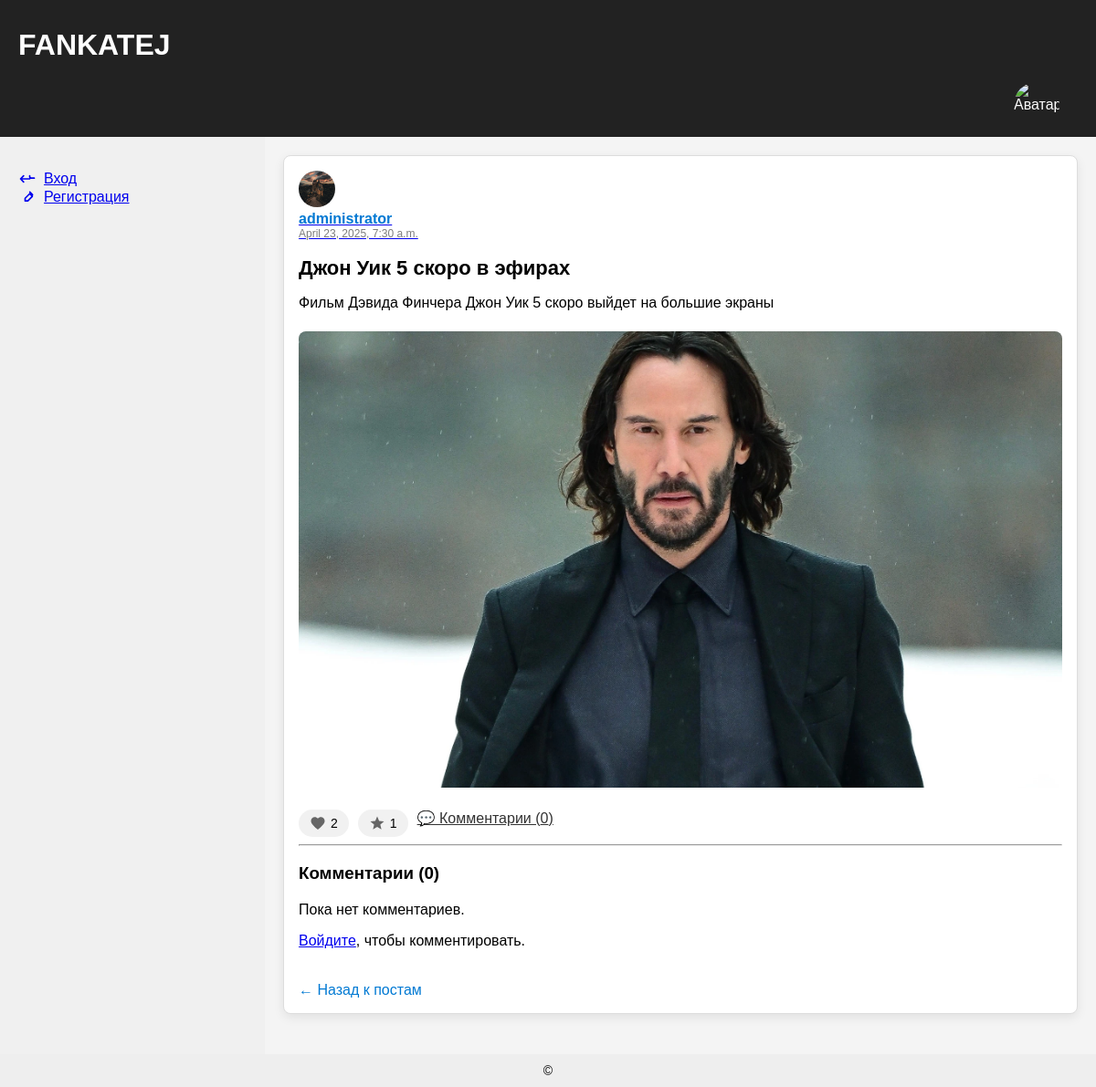
/posts/post/3/, run on an earlier commit of the app's database.
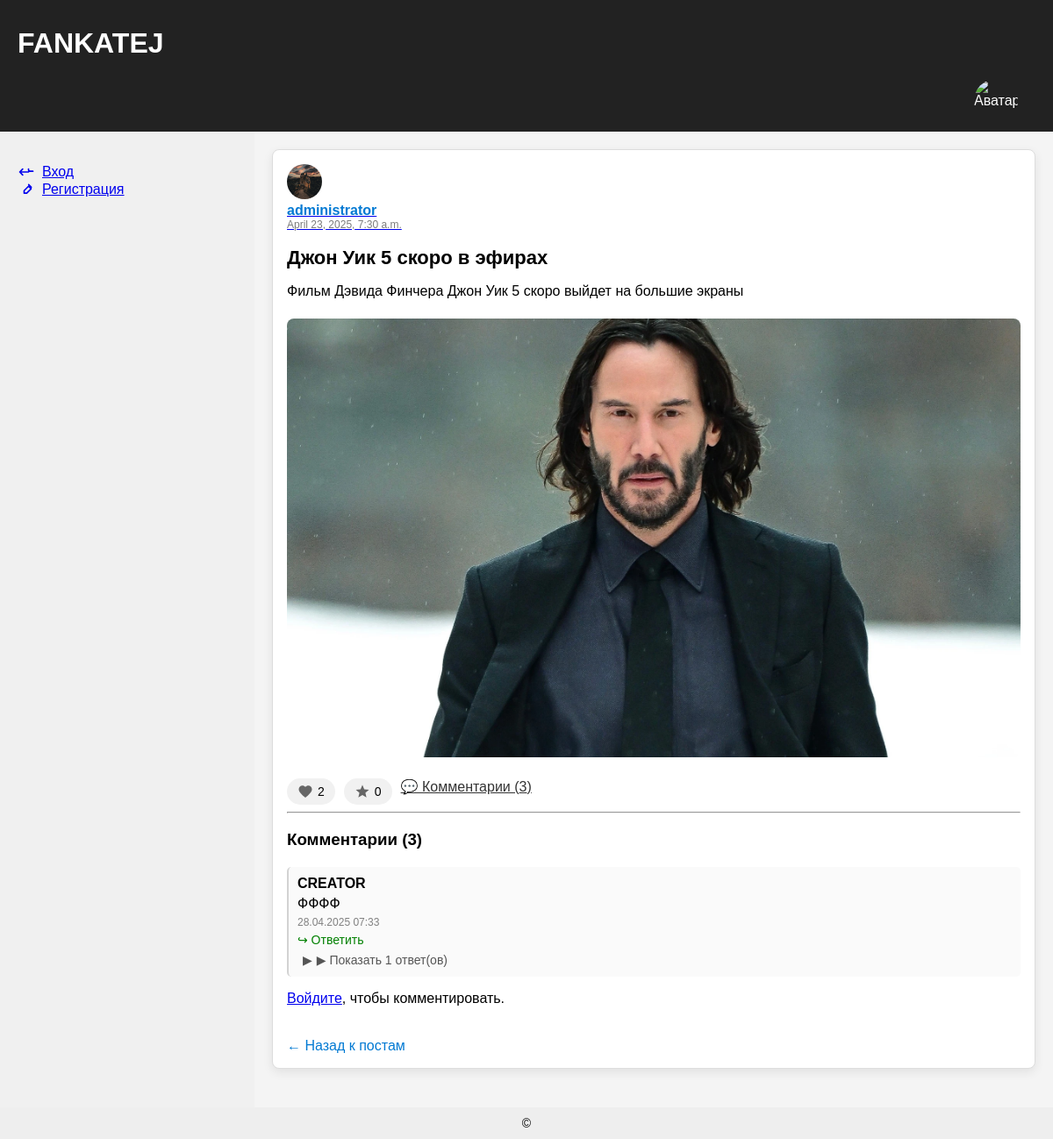
And on a later commit of the database.
### posts/models.py (models this page shows, shortened)
class Post(models.Model):
    author = models.ForeignKey(User, on_delete=models.CASCADE, related_name='posts')
    title = models.CharField(max_length=255)
    content = models.TextField()
    image = models.ImageField(upload_to='post_images/', blank=True, null=True)
    created_at = models.DateTimeField(auto_now_add=True)
    likes = models.ManyToManyField(User, related_name='liked_posts', blank=True)
    favorites = models.ManyToManyField(User, related_name='favorite_posts', blank=True)
    allow_comments = models.BooleanField(default=True)

class Comment(models.Model):
    post = models.ForeignKey(Post, related_name='comments', on_delete=models.CASCADE)
    user = models.ForeignKey(User, on_delete=models.CASCADE)
    content = models.TextField()
    parent = models.ForeignKey('self', null=True, blank=True, related_name='replies', on_delete=models.CASCADE)
    created_at = models.DateTimeField(auto_now_add=True)

### accounts/models.py (models this page shows, shortened)
class CustomUser(AbstractUser):
    email = models.EmailField(unique=True,)
    avatar = models.ImageField(upload_to='avatars/', default=default_avatar)
    cover = models.ImageField(upload_to='covers/', default='default_cover.jpg')  # Обложка профиля
    bio = models.TextField(blank=True)
    following = models.ManyToManyField('self', symmetrical=False, related_name='followers', blank=True)

### posts/views.py (the view, shortened to what this page needs)
# urls.py: path('post/<int:pk>/', views.post_detail, name='post_detail'),  # Детальная страница поста
def post_detail(request, pk):
    post = get_object_or_404(Post, pk=pk)
    comments = post.comments.select_related('user').order_by('created_at')
    top_level_comments = comments.filter(parent__isnull=True)
    comment_form = CommentForm()
    can_comment = True  # Поскольку нет поля allow_comments, пусть по умолчанию можно
    return render(request, 'posts/post_detail.html', {
        'post': post,
        'comments': comments,
        'top_level_comments': top_level_comments,
        'comment_form': comment_form,
        'can_comment': can_comment,
    })

### posts/templates/posts/post_detail.html (shortened to what this page needs)
{% extends 'base.html' %}
{% block content %}
<div class="post-card">
    <div class="post-header">
        <a href="{% url 'user_profile' post.author.username %}">
            <img src="{{ post.author.avatar.url }}" class="avatar">
            <div class="author-info">
                <span class="author-name">{{ post.author.username }}</span>
                <span class="post-date">{{ post.created_at|date:"F j, Y, g:i a" }}</span>
            </div>
        </a>
    </div>
    <h2 class="post-title">{{ post.title }}</h2>
    <p class="post-content">{{ post.content }}</p>
    {% if post.image %}
        <img src="{{ post.image.url }}" class="post-image">
    {% endif %}
    <div class="action-buttons">
        <button class="action-button {% if user in post.likes.all %}liked{% endif %}" onclick="toggleLike({{ post.id }})" id="like-btn-{{ post.id }}">
          <svg xmlns="http://www.w3.org/2000/svg" viewBox="0 0 24 24"><path
            d="M12 21.35l-1.45-1.32C5.4 15.36 2 12.28 2
            8.5 2 5.42 4.42 3 7.5 3c1.74 0
            3.41 0.81 4.5 2.09C13.09 3.81
            14.76 3 16.5 3 19.58 3 22 5.42
            22 8.5c0 3.78-3.4 6.86-8.55
            11.54L12 21.35z"/>
          </svg>
          <span id="like-count-{{ post.id }}">{{ post.likes.count }}</span>
        </button>
        <button class="action-button {% if user in post.favorites.all %}favorited{% endif %}" onclick="toggleFavorite({{ post.id }})" id="favorite-btn-{{ post.id }}">
          <svg xmlns="http://www.w3.org/2000/svg" viewBox="0 0 24 24"><path
            d="M12 17.27L18.18 21 16.54 13.97
            22 9.24l-7.19-.61L12 2 9.19
            8.63 2 9.24l5.46 4.73L5.82 21z"/>
          </svg>
          <span id="favorite-count-{{ post.id }}">{{ post.favorites.count }}</span>
        </button>
        <a href="#comments" class="comment-btn">
            💬 Комментарии ({{ post.comments.count }})
        </a>
    </div>
    <hr>
    <h3 id="comments">Комментарии ({{ post.comments.count }})</h3>
    <div class="comments-section">
        {% for comment in top_level_comments %}
            {% include 'posts/_comment.html' with comment=comment post=post level=0 %}
        {% empty %}
            <p>Пока нет комментариев.</p>
        {% endfor %}
    </div>
    {% if can_comment %}
        {% if user.is_authenticated %}
            <hr>
            <form method="post" action="{% url 'post_detail' post.pk %}" id="comment-form">
                {% csrf_token %}
                <textarea id="comment-content" name="content" rows="3" placeholder="Добавьте комментарий..."></textarea>
                <button type="submit">💬 Добавить комментарий</button>
            </form>
        {% else %}
            <p><a href="{% url 'login' %}">Войдите</a>, чтобы комментировать.</p>
        {% endif %}
    {% else %}
        <p>Комментариев к этому посту не разрешено.</p>
    {% endif %}
    <a href="{% url 'post_list' %}" class="back-btn">← Назад к постам</a>
</div>
{% endblock %}

### posts/templates/posts/_comment.html (shortened to what this page needs)
<div class="comment-container {% if level > 0 %}reply{% endif %}">
    <div class="comment-header">
        {{ comment.user.username }}
    </div>
    <div class="comment-content">
        {{ comment.content }}
    </div>
    <div class="comment-time">
        {{ comment.created_at|date:"d.m.Y H:i" }}
    </div>
    <a href="#" class="reply-link" data-comment-id="{{ comment.id }}">↪ Ответить</a>
    {% if comment.replies.all %}
        <button class="toggle-replies-btn" data-target="replies-{{ comment.id }}">
            ▶ Показать {{ comment.replies.count }} ответ(ов)
        </button>
    {% endif %}
</div>

What changed in the data, as far as the page shows it:
computed for Post "Джон Уик 5 скоро в эфирах": favorites.count "1" → "0"; comments.count "0" → "3"
added Comment: user.username "CREATOR", content "ФФФФ", created_at "28.04.2025 07:33", replies.count "1"
Also different on the page:
text no longer shown: "Пока нет комментариев."
